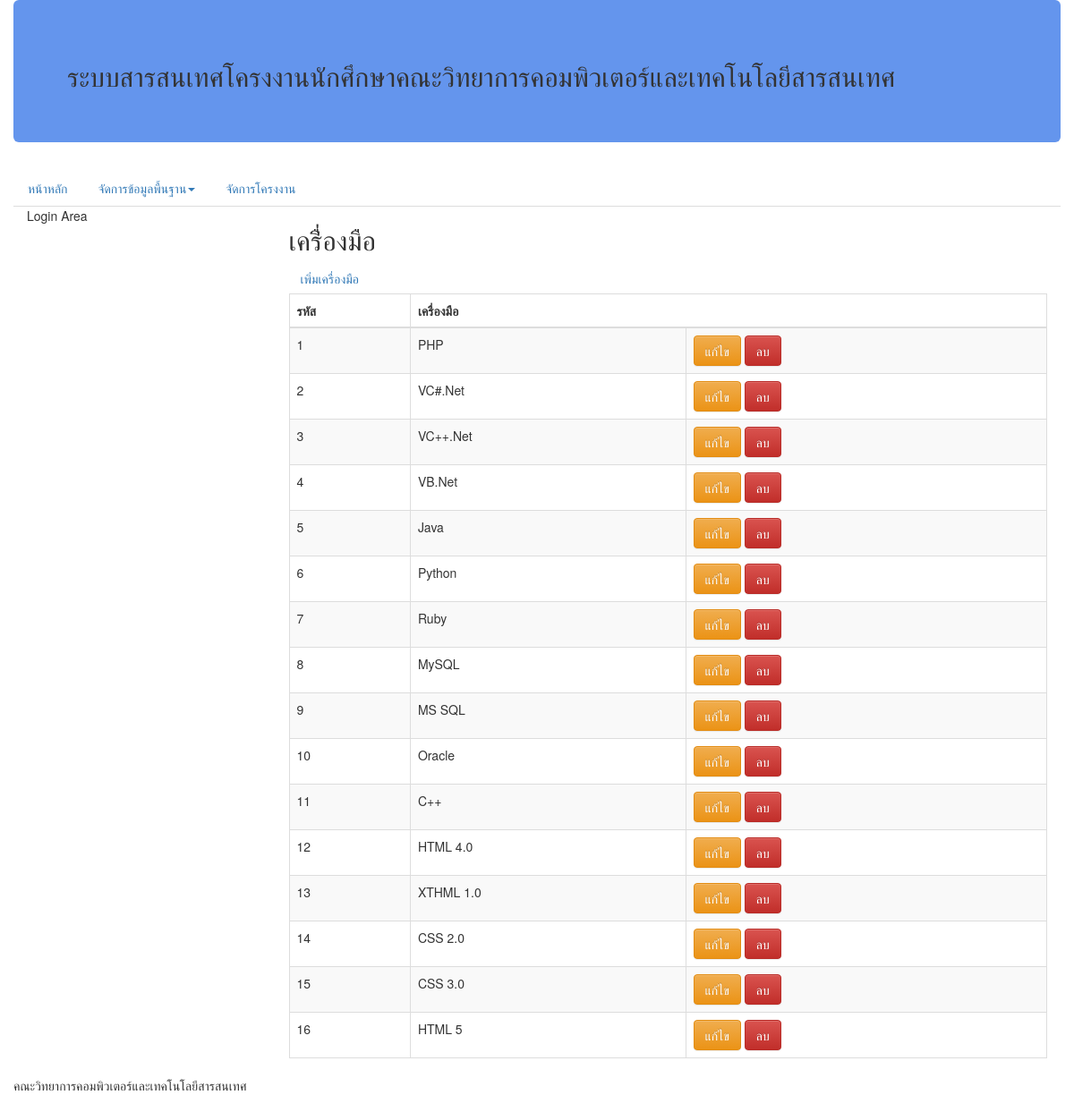
The app's page /tools_list.php with its own data.
### tables this page shows
CREATE TABLE IF NOT EXISTS `tools` (
  `tls_id` int(11) NOT NULL AUTO_INCREMENT,
  `tls_name` varchar(45) DEFAULT NULL,
  PRIMARY KEY (`tls_id`),
  UNIQUE KEY `tls_name_UNIQUE` (`tls_name`)
);

### tools_list.php (the view, shortened to what this page needs)
<!DOCTYPE html>
<html lang="en">
    <head>
        <link href="bootstrap/css/bootstrap.css" rel="stylesheet" type="text/css">
        <link href="bootstrap/css/bootstrap-theme.css" rel="stylesheet" type="text/css">
    </head>
    <body>
        <div class="container">
            <div class="row">
                <div class="jumbotron" style="background-color: cornflowerblue;">
                    <?php include 'topbanner.php';?>
                </div>
            </div>
            <div class="row">
                <?php include 'menu.php';?>
            </div>
            <div class="row">
                <div class="col-sm-12 col-md-3 col-lg-3">
                    <p>Login Area</p>
                </div>
                <div class="col-sm-12 col-md-9 col-lg-9">
                    <h2>เครื่่องมือ</h2>
                    <a href="title_add.php" class="btn btn-link">เพิ่มเครื่องมือ</a>
                    <table class="table table-bordered table-striped">
                        <thead>
                            <tr>
                                <th>รหัส</th>
                                <th colspan="2">เครื่องมือ</th>
                            </tr>
                        </thead>
                        <tbody>
                            <?php
                                include 'connectdb.php';
                                $sql =  'SELECT * FROM tools order by tls_id';
                                $result = mysqli_query($conn,$sql);
                                while (($row = mysqli_fetch_array($result, MYSQLI_ASSOC)) != NULL) {
                                    echo '<tr>';
                                    echo '<td>' . $row['tls_id'] . '</td>';
                                    echo '<td>' . $row['tls_name'] . '</td>';
                                    echo '<td>';
                            ?>
                                <a href="tools_edit.php?tls_id=<?php echo $row['tls_id'];?>" class="btn btn-warning">แก้ไข</a>
                                <a href="JavaScript:if(confirm('ยืนยันการลบ')==true){window.location='tools_delete.php?tls_id=<?php echo $row["tls_id"];?>'}" class="btn btn-danger">ลบ</a>
                            <?php
                                    echo '</td>';
                                    echo '</tr>';
                                }
                            ?>
                        </tbody>
                    </table>
                </div>
            </div>
            <div class="row">
                <address>คณะวิทยาการคอมพิวเตอร์และเทคโนโลยีสารสนเทศ</address>
            </div>
        </div>
    </body>
</html>

### records on screen
tools: tls_id "1", tls_name "PHP"
tools: tls_id "2", tls_name "VC#.Net"
tools: tls_id "3", tls_name "VC++.Net"
tools: tls_id "4", tls_name "VB.Net"
tools: tls_id "5", tls_name "Java"
tools: tls_id "6", tls_name "Python"
tools: tls_id "7", tls_name "Ruby"
tools: tls_id "8", tls_name "MySQL"
tools: tls_id "9", tls_name "MS SQL"
tools: tls_id "10", tls_name "Oracle"
tools: tls_id "11", tls_name "C++"
tools: tls_id "12", tls_name "HTML 4.0"
tools: tls_id "13", tls_name "XTHML 1.0"
tools: tls_id "14", tls_name "CSS 2.0"
tools: tls_id "15", tls_name "CSS 3.0"
tools: tls_id "16", tls_name "HTML 5"
